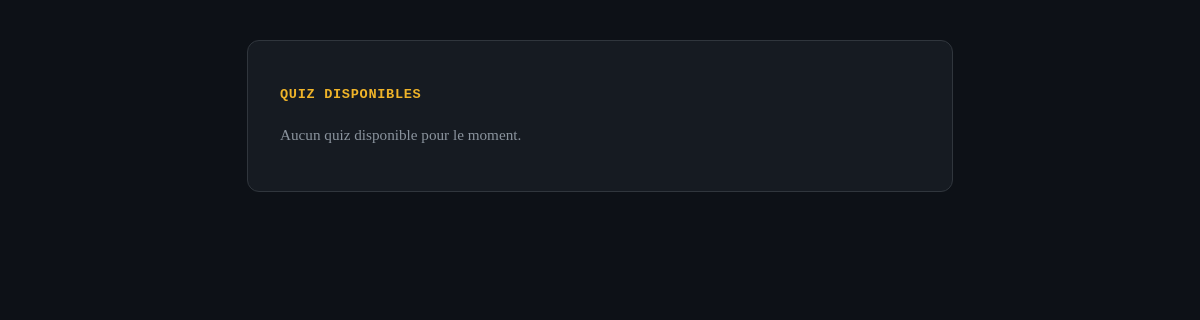
Page /quiz/ on the earlier database version.
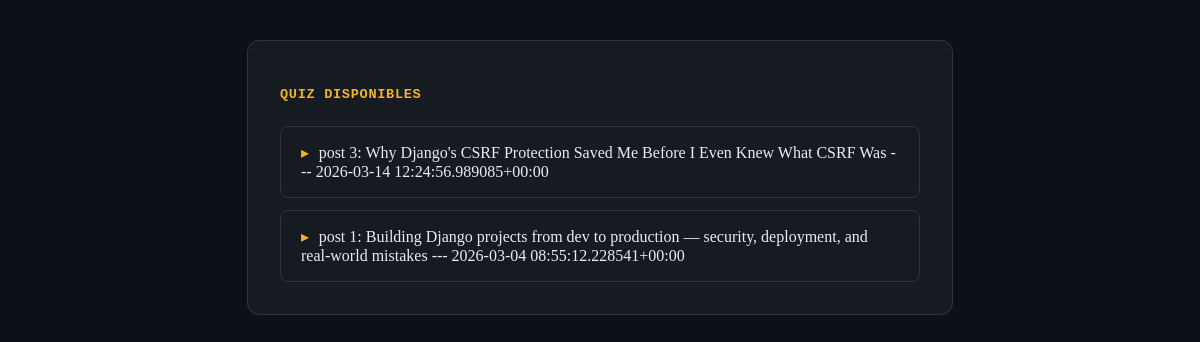
Same page on the later database version.
### quiz/models.py (models this page shows, shortened)
class Quiz(models.Model):
    post = models.OneToOneField(Post, on_delete=models.CASCADE, related_name="quiz")
    is_published = models.BooleanField(default=False)
    passing_score = models.PositiveIntegerField(default=4)
    created_at = models.DateTimeField(auto_now_add=True)

### post/models.py (models this page shows)
class Post(models.Model):
    title_post = models.CharField(unique=True,null=False,max_length=100)
    date_post = models.DateTimeField(auto_now_add=True)
    category = models.ForeignKey(Category,on_delete=models.CASCADE,related_name='post')
    content_post = models.TextField()
    nb_like_post = models.IntegerField(default=0)
    nb_dislike_post = models.IntegerField(default=0)
    def __str__(self):
        return f"post {self.id}: {self.title_post} --- {self.date_post}"

### quiz/views.py (the view)
# urls.py: path('', views.all_quizzes, name='all_quizzes'),
def all_quizzes(request):
    quizzes = Quiz.objects.filter(is_published=True).select_related("post")
    return render(request, "quiz/all_quizzes.html", {"quizzes": quizzes})

### quiz/templates/quiz/all_quizzes.html (shortened to what this page needs)
{% load static %}
<link rel="stylesheet" href="{% static 'quiz/css/quiz-theme.css' %}">
<div class="qz-card">
    <p class="quizzes-heading">Quiz disponibles</p>
    {% if quizzes %}
        <ul class="quiz-list">
            {% for quiz in quizzes %}
                <li class="quiz-list-item"><a href="{% url 'quiz_detail' quiz.id %}">{{ quiz.post }}</a></li>
            {% endfor %}
        </ul>
    {% else %}
        <p class="empty-state">Aucun quiz disponible pour le moment.</p>
    {% endif %}
</div>

### quiz/static/quiz/css/quiz-theme.css (style rules this page uses)
.qz-card { max-width: 640px; margin: 40px auto; padding: 32px; border-radius: 12px; border: 1px solid var(--qz-border); background: var(--qz-surface); }
.quizzes-heading { font-family: 'JetBrains Mono', monospace; font-size: 0.85rem; font-weight: 700; letter-spacing: 0.05em; text-transform: uppercase; color: var(--qz-accent); margin-bottom: 24px; }
.quiz-list { list-style: none; padding: 0; margin: 0; display: flex; flex-direction: column; gap: 12px; }
.quiz-list-item a { display: block; background: var(--qz-surface); border: 1px solid var(--qz-border); border-radius: 8px; padding: 16px 20px; color: var(--qz-text); text-decoration: none; transition: border-color 0.15s ease, background 0.15s ease; }
.quiz-list-item a::before { content: "▸ "; color: var(--qz-accent); font-family: 'JetBrains Mono', monospace; }

Differences in the rows shown:
added Quiz: post "post 3: Why Django's CSRF Protection Saved Me Before I Even Knew What CSRF Was --- 2026-03-14 12:24:56.989085+00:00"
added Quiz: post "post 1: Building Django projects from dev to production — security, deployment, and real-world mistakes --- 2026-03-04 08:55:12.228541+00:00"
Other differences:
text no longer shown: "Aucun quiz disponible pour le moment."
